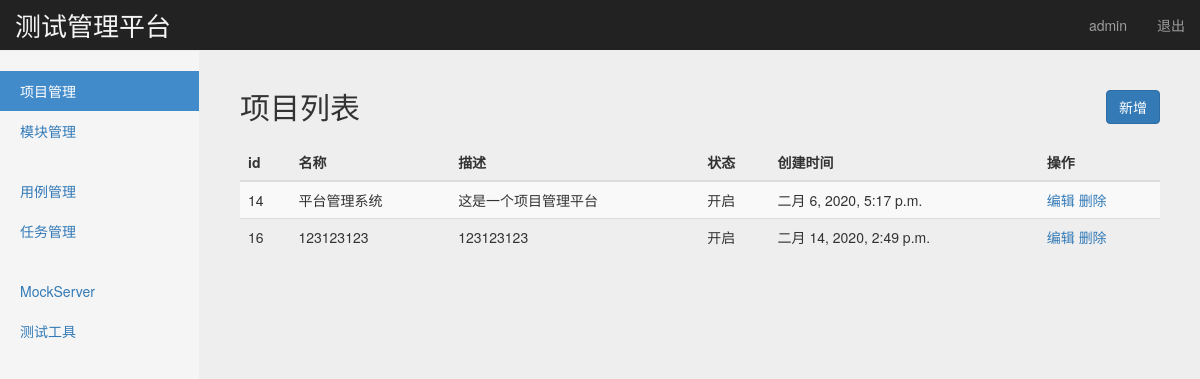
The app's page /manage/project_manage/ (signed in), older data.
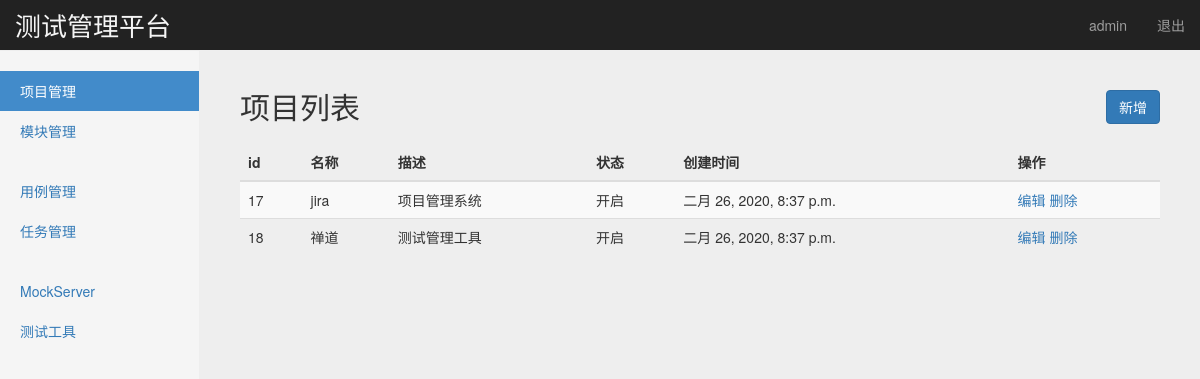
The same page, newer data.
### project_app/models.py (models this page shows, shortened)
class Project(models.Model):
    name = models.CharField('名称',max_length=100,blank=False,default='',unique=True)
    describe = models.TextField('描述',default='')
    status = models.BooleanField('状态',default=True)
    create_time = models.DateTimeField('创建时间',auto_now=True)

### project_app/views/project_views.py (the view)
# urls.py: path('project_manage/', project_views.project_manage),
@login_required  #判断用户是否登陆
def project_manage(request):
    username = request.session.get('user','') #读取浏览器session
    projects = Project.objects.all()
    return render(request,'project_manage.html',{'user':username,'projects':projects,'type':'list'})

### templates/project_manage.html (shortened to what this page needs)
{% extends "base.html" %}
{% block content %}
    <nav class="navbar navbar-inverse navbar-fixed-top">
      <div class="container-fluid">
        <div class="navbar-header">
          <a class="navbar-brand" style=" color:#f5f5f5; font-size:26px;" href="#">测试管理平台</a>
        </div>
        <div id="navbar" class="navbar-collapse collapse">
          <ul class="nav navbar-nav navbar-right">
            <li><a href="#">{{ user }}</a></li>
            <li><a href="/logout/">退出</a></li>
          </ul>
        </div>
      </div>
    </nav>
    <div class="container-fluid">
      <div class="row">
        <div class="col-sm-3 col-md-2 sidebar">
          <ul class="nav nav-sidebar">
            <li class="active"><a href="/manage/project_manage/">项目管理</a></li>
            <li><a href="/manage/module_manage/">模块管理</a></li>
          </ul>
          <ul class="nav nav-sidebar">
            <li><a href="/interface/case_manage/">用例管理</a></li>
            <li><a href="">任务管理</a></li>
          </ul>
          <ul class="nav nav-sidebar">
            <li><a href="">MockServer</a></li>
            <li><a href="">测试工具</a></li>
          </ul>
        </div>
        {% if type == 'list' %}
        <div class="col-sm-9 col-sm-offset-3 col-md-10 col-md-offset-2 main">
          <h2 class="sub-header">项目列表
            <button type="button" class="btn btn-primary" style="float: right"
            onclick="window.location.href='/manage/add_project/'">新增</button>
          </h2>
          <div class="table-responsive">
            <table class="table table-striped">
              <thead>
                <tr>
                  <th>id</th>
                  <th>名称</th>
                  <th>描述</th>
                  <th>状态</th>
                  <th>创建时间</th>
                  <th>操作</th>
                </tr>
              </thead>
              <tbody>
                {% for project in projects %}
                <tr>
                  <td>{{ project.id }}</td>
                  <td>{{ project.name }}</td>
                  <td>{{ project.describe }}</td>
                  {% if project.status == True %}
                    <td>开启</td>
                  {% endif %}
                  <td>{{ project.create_time}}</td>
                  <td>
                    <a href="/manage/edit_project/{{ project.id }}">编辑</a>
                    <a href="/manage/delete_project/{{ project.id }}">删除</a>
                  </td>
                </tr>
                {% endfor %}
              </tbody>
            </table>
          </div>
        </div>
        {% endif %}
      </div>
    </div>
{% endblock %}

Row changes from the older to the newer data that the page shows:
removed Project: id "14", name "平台管理系统", describe "这是一个项目管理平台", status "开启", create_time "二月 6, 2020, 5:17 p.m."
removed Project: id "16", name "123123123", describe "123123123", status "开启", create_time "二月 14, 2020, 2:49 p.m."
added Project: id "17", name "jira", describe "项目管理系统", status "开启", create_time "二月 26, 2020, 8:37 p.m."
added Project: id "18", name "禅道", describe "测试管理工具", status "开启", create_time "二月 26, 2020, 8:37 p.m."
